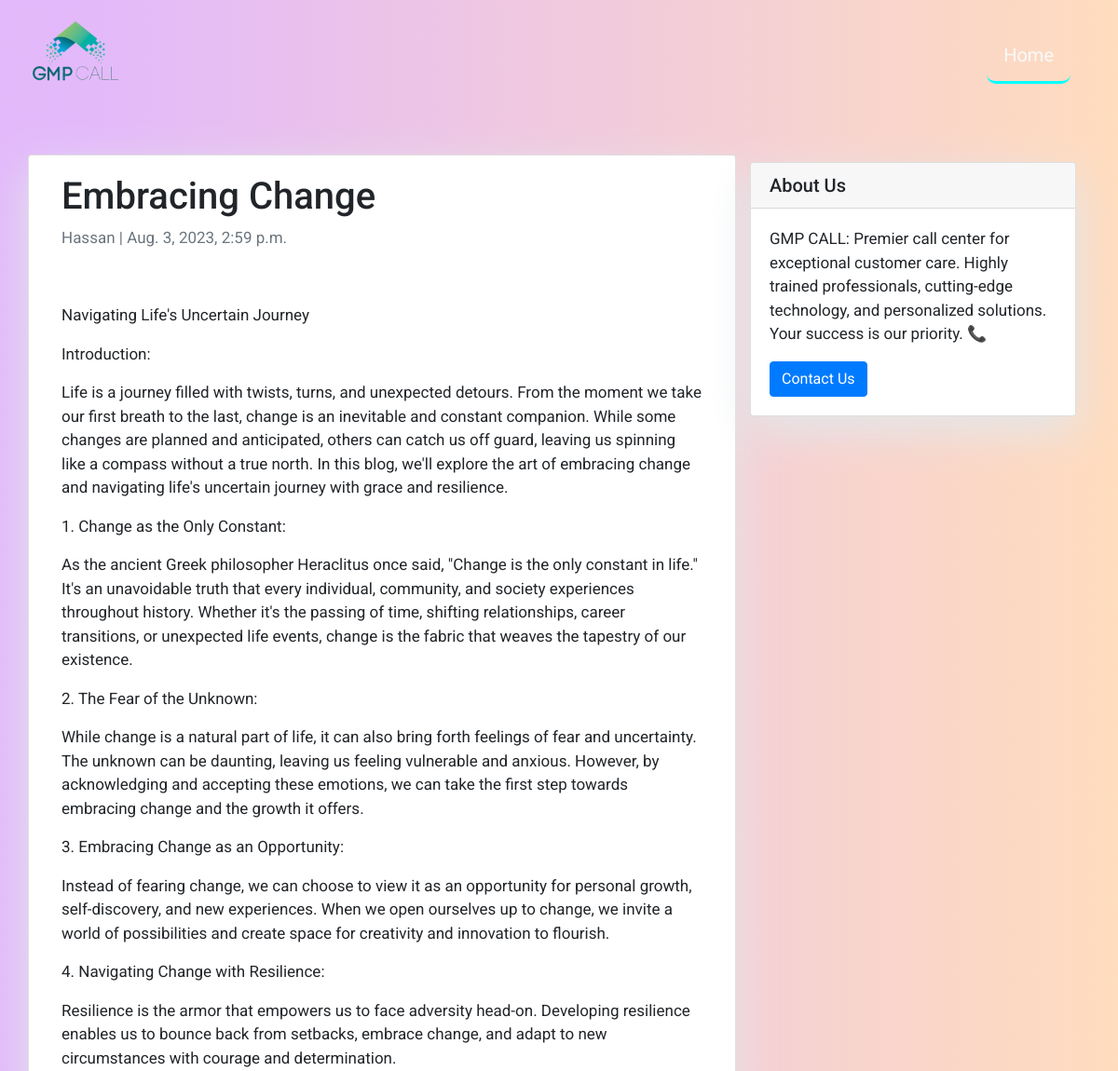
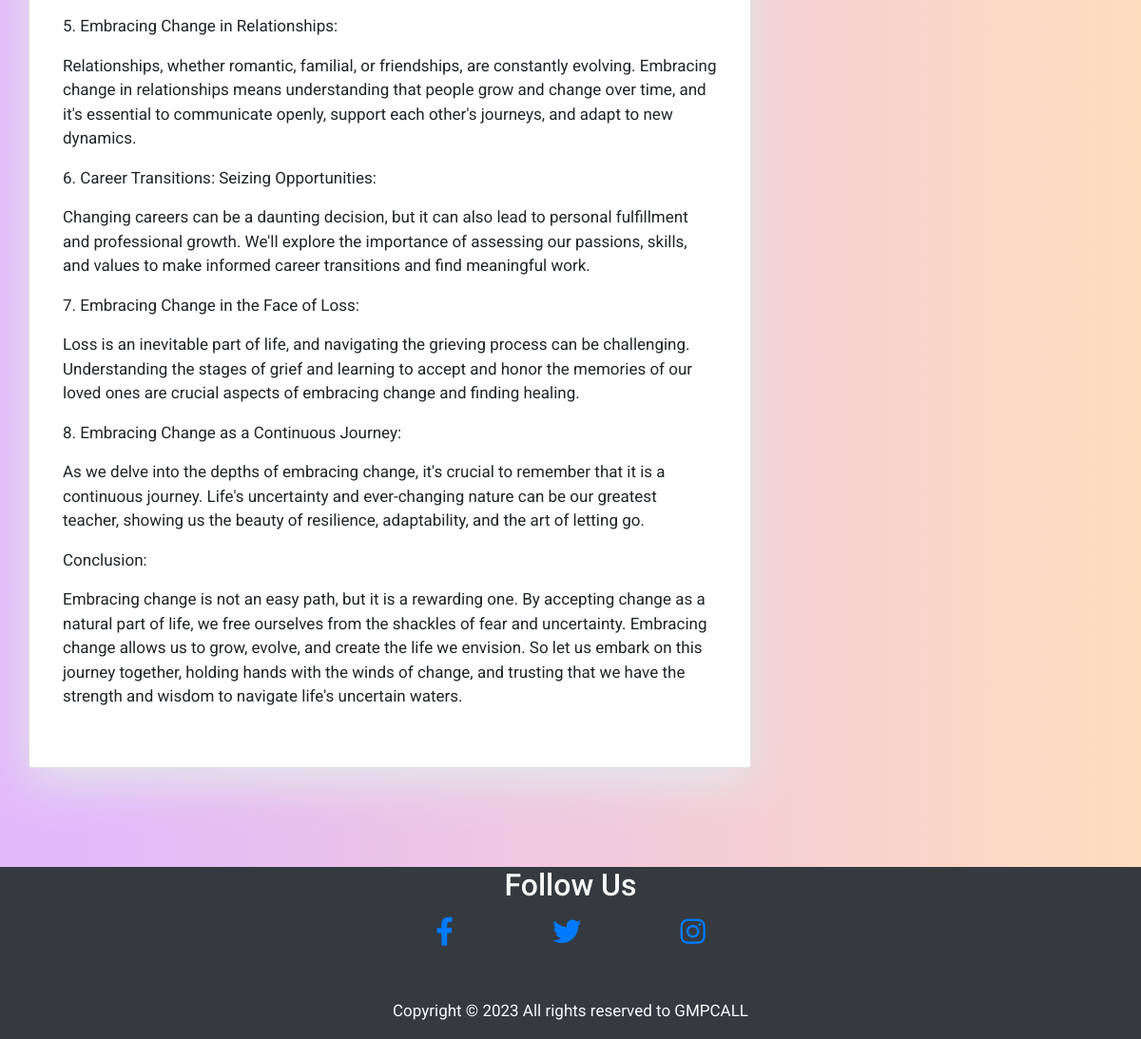
/embracing-change/, run on the app's committed database (2 pictures, top to bottom).
### myblog/models.py (models this page shows, shortened)
class Post(models.Model):
    title = models.CharField(max_length=200, unique=True)
    slug = models.SlugField(max_length=200, unique=True)
    author = models.ForeignKey(User, on_delete=models.CASCADE, related_name='blog_posts')
    updated_on = models.DateTimeField(auto_now=True)
    content = models.TextField()
    created_on = models.DateTimeField(auto_now_add=True)
    status = models.IntegerField(choices=STATUS, default=0)
    class Meta:
        ordering = ['-created_on']

### myblog/views.py (the view)
# urls.py: path('<slug:slug>/', views.PostDetail.as_view(), name='post_detail'),
class PostDetail(generic.DetailView):
    model = Post
    template_name = 'post_detail.html'

### myblog/templates/post_detail.html
{% extends 'second_base.html' %} {% block content %}
<div class="container">
  <div class="row">
    <div class="col-md-8 card mb-4  mt-3 left  top">
      <div class="card-body">
        <h1>{{post.title}}</h1>
        <p class=" text-muted">{{ post.author }} | {{ post.created_on }}</p><br>
        <p class="card-text ">{{ object.content|linebreaks }}</p><br>
      </div>
    </div>
    {% block sidebar %} {% include 'sidebar.html' %} {% endblock sidebar %}
  </div>
</div>
{% endblock content %}

### myblog/templates/second_base.html (shortened to what this page needs)
<!DOCTYPE html>
{% load static %}
<html>
<head>
    <link rel="stylesheet" href="https://maxcdn.bootstrapcdn.com/bootstrap/4.0.0/css/bootstrap.min.css"
 />
    <link rel="stylesheet" type="text/css" href="{% static 'css/style.css' %}">
    <link rel="stylesheet" href="https://cdnjs.cloudflare.com/ajax/libs/font-awesome/5.15.3/css/all.min.css">
</head>
<body>
    <nav class="navbar navbar-expand-lg navbar-light bg-transparent shadow">
        <div class="container-fluid">
            <a class="navbar-brand" href="{% url 'home' %}">
                <img src="{% static 'PICS/logo.png' %}" alt="GMP CALL Logo" class="img-fluid logo-img">
            </a>
                <ul class="navbar-nav ml-auto">
                    <li class="nav-item">
                        <a class="nav-link text-light" href="{% url 'home' %}">Home</a>
                    </li>
                </ul>
        </div>
    </nav>
    <div class="body-content">
        {% block content %}{% endblock content %}
    </div>
    <footer class="footer-07 bg-dark">
        <div class="container">
            <div class="row justify-content-center">
                <div class="col-md-12 text-center">
                    <h2 class="footer-heading text-light">Follow Us</h2>
                      <div class="social-icons">
                        <a href="https://www.facebook.com/yourpage" target="_blank" class="social-icon"><i class="fab fa-facebook-f"></i></a>
                        <a href="https://twitter.com/yourhandle" target="_blank" class="social-icon"><i class="fab fa-twitter"></i></a>
                        <a href="https://www.instagram.com/yourprofile" target="_blank" class="social-icon"><i class="fab fa-instagram"></i></a>
                      </div>
                </div>
                </div>
                <div class="row mt-5">
                    <div class="col-md-12 text-center">
                        <p class="copyright text-light">
                        Copyright © 2023 All rights reserved to GMPCALL
                        </p>
                    </div>
                </div>
            </div>
        </footer>
</body>
</html>

### myblog/templates/sidebar.html (shortened to what this page needs)
{% block sidebar %}
        <div class="col-md-4 float-right ">
        <div class="card my-4">
            <h5 class="card-header">About Us</h5>
            <div class="card-body">
                <p class="card-text"> GMP CALL: Premier call center for exceptional customer care. Highly trained professionals, cutting-edge technology, and personalized solutions. Your success is our priority. 📞</p>
                <a href="{% url 'contact' %}"
                   class="btn btn-primary">Contact Us</a>
            </div>
        </div>
        </div>
{% endblock sidebar %}

### myblog/templates/second_base.html (style rules this page uses)
body { font-family: "Roboto", sans-serif; font-size: 17px; background: rgb(167,37,241); background: linear-gradient(90deg, rgba(167,37,241,0.3225665266106442) 7%, rgba(255,119,0,0.2553396358543417) 100%); padding: 0; }
.shadow { box-shadow: 0 4px 2px -2px rgba(0, 0, 0, 0.1); }
.navbar { position: fixed; top: 0; left: 0; right: 0; background-color: transparent; box-shadow: none; z-index: 1000; }
.body-content { display: flex; justify-content: center; align-items: center; min-height: calc(100vh - 180px); padding-top: 150px; padding-bottom: 80px; }
.navbar-brand { font-size: 25px; font-weight: bold; color: #cb6ce6; text-shadow: 2px 2px 4px rgba(0, 0, 0, 0.2); transition: all 0.3s ease; }
.logo-img { max-width: 100px; }
.nav-item { border-bottom: 3px solid cyan; border-radius: 10px; background: transparent; padding: 5px; padding-left: 10px; padding-right: 10px; margin: 20px; transition: border-right 2s; transition: border-top 4s; transition: border-left 6s; transition: box-shadow 3s; }
.nav-item a { color: white; font-style: bolder; font-size: 20px; }
.social-icon { margin: 50px; font-size: 30px; }

### myblog/templates/sidebar.html (style rules this page uses)
.card { box-shadow: 0 16px 48px #E3E7EB; }

### data on the page
Post: title "Embracing Change", author "Hassan", created_on "Aug. 3, 2023, 2:59 p.m.", content "Navigating Life's Uncertain Journey Introduction: Life is a journey filled with twists, turns, and unexpected detours. From the moment we take our first breath to the last, change is an inevitable and constant companion. While some changes are planned and anticipated, others can catch us off guard, leaving us spinning like a compass without a true north. In this blog, we'll explore the art of embracing change and navigating life's uncertain journey with grace and resilience. 1. Change as the Only Constant: As the ancient Greek philosopher Heraclitus once said, \"Change is the only constant in life.\" It's an unavoidable truth that every individual, community, and society experiences…"
